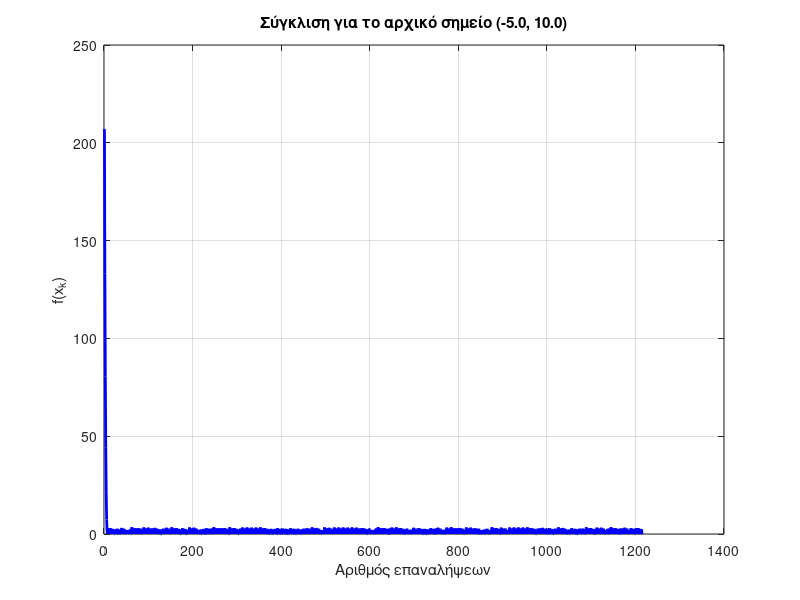

The MATLAB source for this figure:
% ΘΕΜΑ 3 - ΜΕΘΟΔΟΣ ΜΕΓΙΣΤΗΣ ΚΑΘΟΔΟΥ με ΠΡΟΒΟΛΗ
% για αρχικό σημείο (-5, 10)
clc; clearvars; close all;

% Συνάρτηση f
f = @(x1, x2) (1/3)*x1^2 + 3*x2^2;

% Gradient της f
grad_f = @(x1, x2) [(2/3)*x1, 6*x2];

initial_point = [-5, 10]; % Αρχικό σημείο
sk = 15; % Σταθερό βήμα sκ της μεθ. Μέγιστης Καθόδου
gk = 0.1; % Σταθερό βήμα γκ της μεθ. Εφικτών Κατευθύνσεων για την προβολή
epsilon = 0.01; % Ακρίβεια
lower_bounds = [-10, -8];
upper_bounds = [5, 12];
max_iter=1300;

% Συνάρτηση προβολής στο ορθογώνιο σύνολο περιορισμών
projection = @(x) max(lower_bounds, min(upper_bounds, x));

% Αρχικοποίηση
xk = initial_point; % Σημείο εκκίνησης
iter_cnt = 1; % Μετρητής επαναλήψεων
f_values = []; % Αποθήκευση τιμών της f για το γράφημα σύγκλισης

while norm(grad_f(xk(1), xk(2))) > epsilon && iter_cnt < max_iter
    % Υπολογισμός της κατεύθυνσης καθόδου
    gradf = grad_f(xk(1), xk(2));
    dk = -gradf; % Κατεύθυνση καθόδου
   
    % Υπολογισμός νέου σημείου
    xk_bar=projection(xk + sk*dk);
    xk_new = xk + gk*(xk_bar-xk);

    % Ενημέρωση του xk
    xk = xk_new;

    % Αποθήκευση της τρέχουσας τιμής της f
    f_values = [f_values, f(xk(1), xk(2))];

    % Αύξηση του μετρητή επαναλήψεων
    iter_cnt = iter_cnt + 1;
end

% Εμφάνιση αποτελεσμάτων
fprintf('Αρχικό σημείο: (%.2f, %.2f)\n', initial_point(1), initial_point(2));
fprintf('Τελικό σημείο: x* = (%.4f, %.4f)\n', xk(1), xk(2));
fprintf('Τελική τιμή: f(x*) = %.6f\n', f(xk(1), xk(2)));
fprintf('Συνολικές επαναλήψεις: %d\n', iter_cnt);

% Γράφημα σύγκλισης
figure;
plot(1:length(f_values), f_values, 'LineWidth', 2, 'Color', 'b');
title(sprintf('Σύγκλιση για το αρχικό σημείο (%.1f, %.1f)', initial_point(1), initial_point(2)));
xlabel('Αριθμός επαναλήψεων');
ylabel('f(x_k)');
grid on;